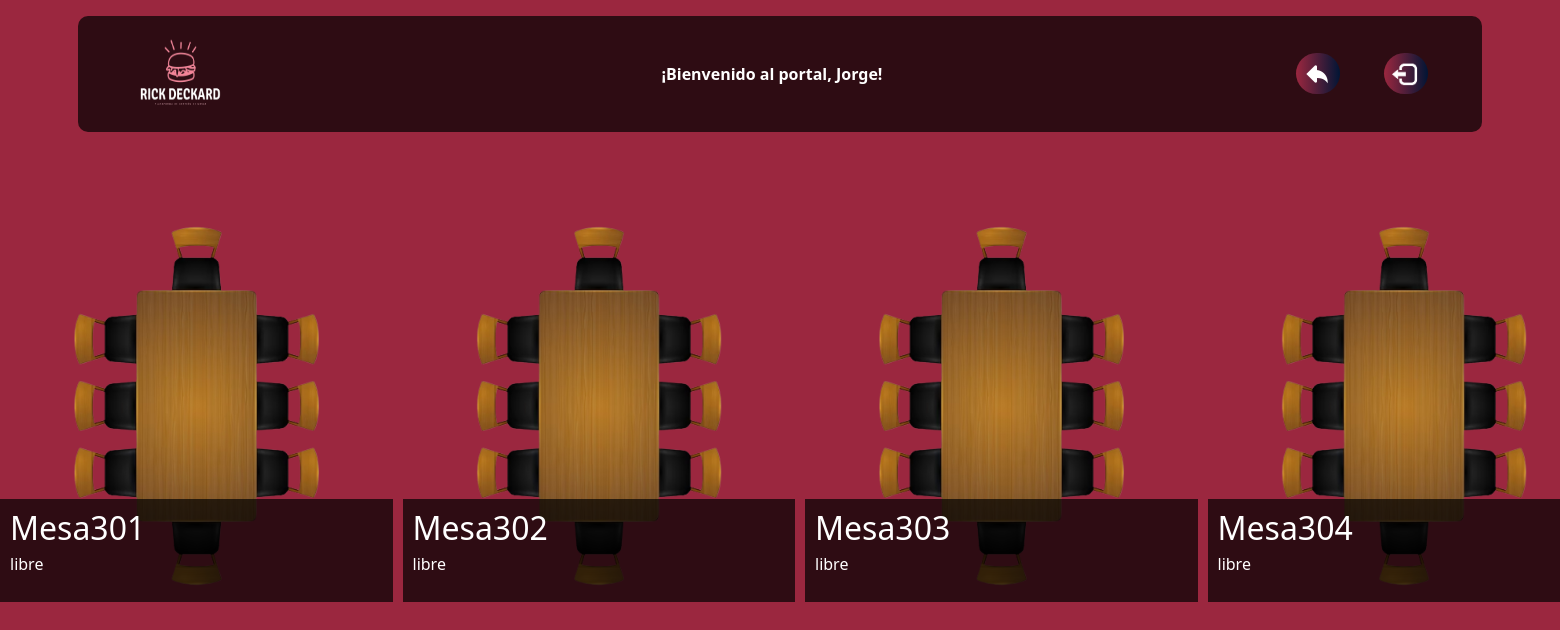
The page /terrazas/terraza.php?id=3 (signed in) on the database its author committed.
### tables this page shows
CREATE TABLE mesas (
    id_mesa INT PRIMARY KEY  NOT NULL AUTO_INCREMENT,
    numero_mesa INT,
    id_sala INT,
    estado ENUM('libre','ocupada') DEFAULT ('libre'),    
    FOREIGN KEY (id_sala) REFERENCES salas(id_sala)      
);

### terrazas/terraza.php (the view, shortened to what this page needs)
<!DOCTYPE html>
<html lang="en">
<head>
    <link rel="stylesheet" href="../css/terraza.css">
    <link href="https://cdn.jsdelivr.net/npm/bootstrap@5.0.2/dist/css/bootstrap.min.css" rel="stylesheet">
</head>
<body>
    <nav class="navbar navbar-light bg-lights position-top">
        <div class="container">
            <a class="navbar-brand " href="../mostra.php">
                <img src="../img/LOGORICK _Blanco.png" alt="" width="100" height="90">
            </a>
            <div class="saludo">
            <b>¡Bienvenido al portal, <?php echo $_SESSION['user'];?>!</b>
            </div>
            <div>
            <a href="javascript:history.back()"><button class="atrasboton"><img class="atrasimg" src="../img/atras.png" alt=""></button></a>
            <a href="../inc/salir.php"><button class="logoutboton"><img class="logoutimg" src="../img/LOGOUT.png" alt=""></button></a>
            </div>
        </div>
    </nav>
    <?php
    if (isset($_GET['id'])) {
        include './../inc/conexion.php';
        $id = trim(mysqli_real_escape_string($conn,$_GET['id']));
        $sql = "SELECT * FROM mesas WHERE id_sala = ?";
        $stmt = mysqli_prepare($conn,$sql);
        mysqli_stmt_bind_param($stmt, "s",$id);
        mysqli_stmt_execute($stmt);
        $res = mysqli_stmt_get_result($stmt);
        echo '<div class="image-grid">';
        foreach ($res as $mesa) {
            echo'<a><div class="image-item">';
            if ($mesa['estado'] == "ocupada") {
                echo '<img class="filtro" src="../img/mesas.png" alt="Imagen 1">';
                echo '<div class="image-text"><h2> Mesa'.$mesa['numero_mesa'].'</h2>';
                echo '<p class="diss">'.$mesa['estado'].'</p>';
            }else{
                echo '<img class="" src="../img/mesas.png" alt="Imagen 1">';
                echo '<div class="image-text"><h2> Mesa'.$mesa['numero_mesa'].'</h2>';
                echo '<p>'.$mesa['estado'].'</p>';
            }
            echo '</div></div></a>';
        }
    }else{
    }
    ?>
</body>
</html>

### css/terraza.css (style rules this page uses)
* { box-sizing: border-box; margin: 0; padding: 0; }
.navbar { margin-top: 1%; margin-right: 5%; margin-left: 5%; border-radius: 10px; }
.saludo { color: white; }
.logoutboton { color: white; background: linear-gradient(to right, #9B273F, #011535); border: none; border-radius: 4vh; cursor: pointer; transition: all 0.3s ease 0s; }
.logoutimg { height: 4vh; margin: 0.6vh; margin-right: 0.9vh; transition: all 0.3s ease 0s; }
.bg-lights { background-color: rgba(0, 0, 0, 0.7) !important; }
body { font-family: Arial, sans-serif; line-height: 1.6; background-color: #9B273F !important; background-position: center; background-repeat: no-repeat; background-size: cover; }
.atrasboton { color: white; background: linear-gradient(to right, #9B273F, #011535); border: none; border-radius: 4vh; cursor: pointer; transition: all 0.3s ease 0s; margin-right: 5vh; }
.atrasimg { height: 4vh; margin: 0.6vh; margin-right: 0.9vh; transition: all 0.3s ease 0s; }
.image-grid { display: grid; grid-template-columns: repeat(4, 1fr); gap: 10px; margin: 0 auto; height: 85vh; padding-top: 5%; width: 200vh; }
.image-item { position: relative; width: 100%; padding-bottom: 100%; overflow: hidden; transition: transform 0.3s ease-in-out; }
.image-item img { position: absolute; top: 0; left: 0; width: 100%; height: 100%; object-fit: cover; }
.image-text { position: absolute; bottom: 0; left: 0; width: 100%; background-color: rgba(0, 0, 0, 0.7); color: white; padding: 10px; box-sizing: border-box; }
.image-text h2 { margin-bottom: 5px; }

### rows shown on the page
mesas: numero_mesa "301", estado "libre"
mesas: numero_mesa "302", estado "libre"
mesas: numero_mesa "303", estado "libre"
mesas: numero_mesa "304", estado "libre"

### other values the page prints
$_SESSION['user'] "Jorge"
